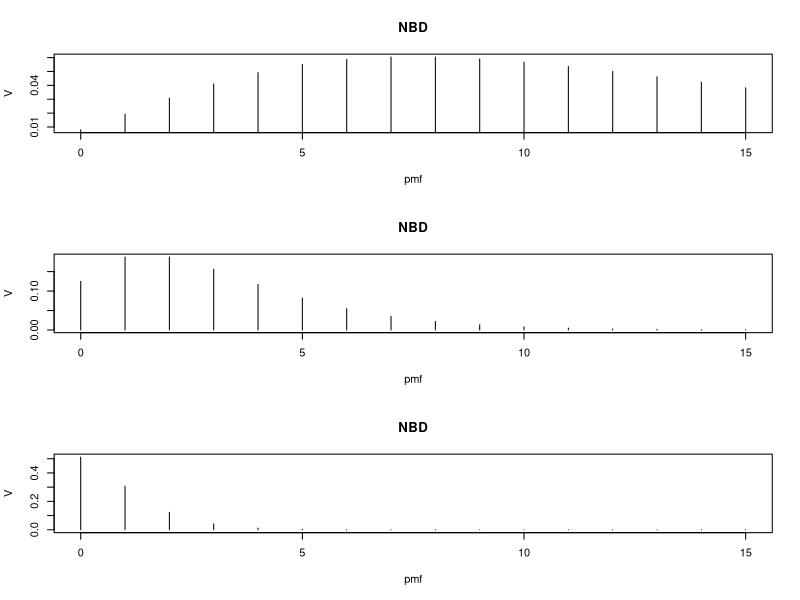
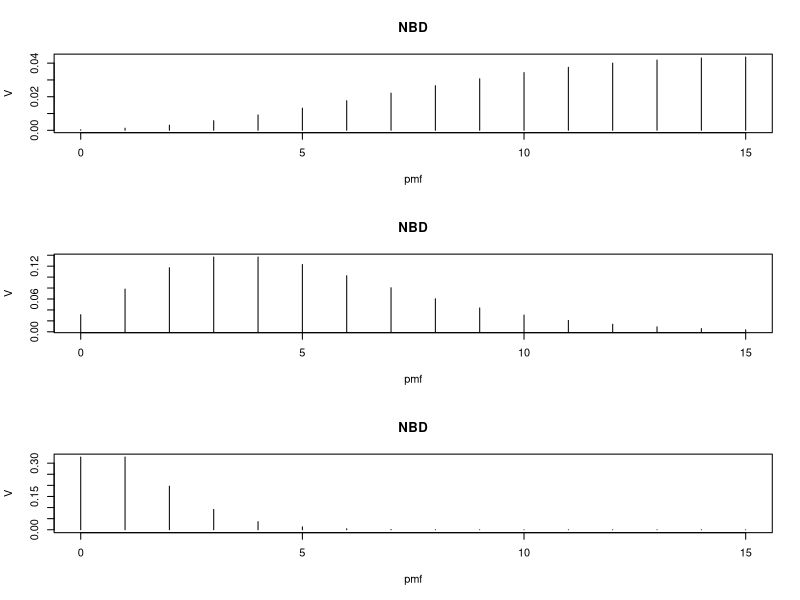
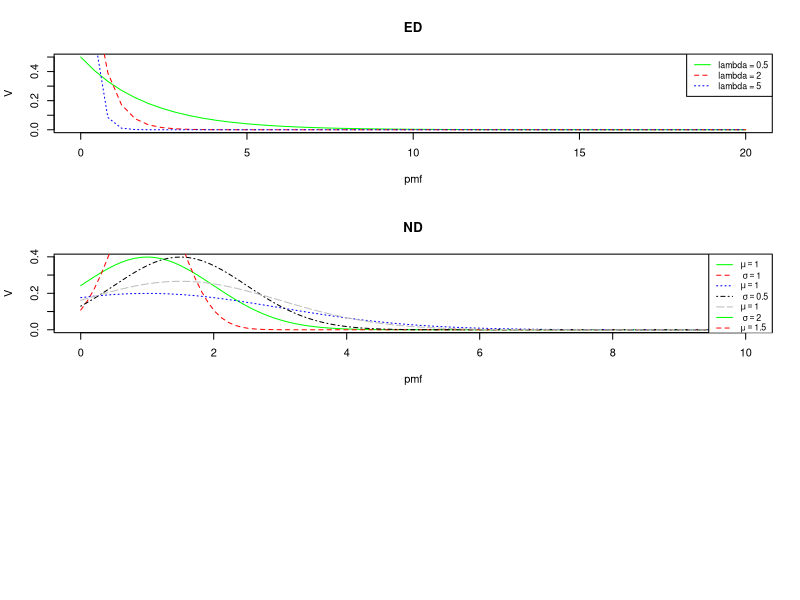

R code for these plots, in order:
#Negative Binomial Distribution
par(mfrow = c(3, 1))
NBD = function(r, p, k) {
  pmf = choose(k + r - 1, k) * p ^ r * (1 - p) ^ k
  return(pmf)
}
x = seq(0, 15, 1)
plot(x, NBD(3, 0.2, x), type = "h", xlab = "pmf", ylab = "V", main = "NBD")
plot(x, NBD(3, 0.5, x), type = "h", xlab = "pmf", ylab = "V", main = "NBD")
plot(x, NBD(3, 0.8, x), type = "h", xlab = "pmf", ylab = "V", main = "NBD")


plot(x, NBD(5, 0.2, x), type = "h", xlab = "pmf", ylab = "V", main = "NBD")
plot(x, NBD(5, 0.5, x), type = "h", xlab = "pmf", ylab = "V", main = "NBD")
plot(x, NBD(5, 0.8, x), type = "h", xlab = "pmf", ylab = "V", main = "NBD")

#Exponentiol Distribution
rm(list = ls())
ED = function(lambda, x) {
  pmf = lambda * exp(-lambda * x)
  return(pmf)
}
m = seq(0, 20, length = 50)
plot(m, ED(0.5, m), type = "l", xlab = "pmf", ylab = "V", lty = 1, main = "ED", col = "green")
lines(m, ED(2, m), type = "l", lty = 2, col = "red")
lines(m, ED(5, m), type = "l", lty = 3, col = "blue")
legend("topright", legend = c("lambda = 0.5", "lambda = 2", "lambda = 5"), col = c("green", "red", "blue"), lty = c(1, 2, 3), cex = 0.8)

#Normal Distribution
rm(list = ls())
ND = function(mu, sigma, x) {
  pmf = 1 / (sigma * sqrt(2 * pi)) * exp(-((x - mu) ^ 2) / (2 * sigma ^ 2))
  return(pmf)
}
m = seq(0, 10, length = 100)
plot(m, ND(1, 1, m), type = "l", xlab = "pmf", ylab = "V", lty = 1, main = "ND", col = "green")
lines(m, ND(1, 0.5, m), type = "l", lty = 2, col = "red")
lines(m, ND(1, 2, m), type = "l", lty = 3, col = "blue")
lines(m, ND(1.5, 1, m), type = "l", lty = 4, col = "black")
lines(m, ND(1.5, 1.5, m), type = "l", lty = 5, col = "grey")
legend("topright", legend = c(expression(mu==1,~sigma==1),expression(mu==1,~sigma==0.5),expression(mu==1,~sigma==2),expression(mu==1.5,~sigma==1),expression(mu==1.5,~sigma==1.5)), col = c("green", "red", "blue","black","grey"), lty = c(1, 2, 3, 4, 5), cex = 0.8)
